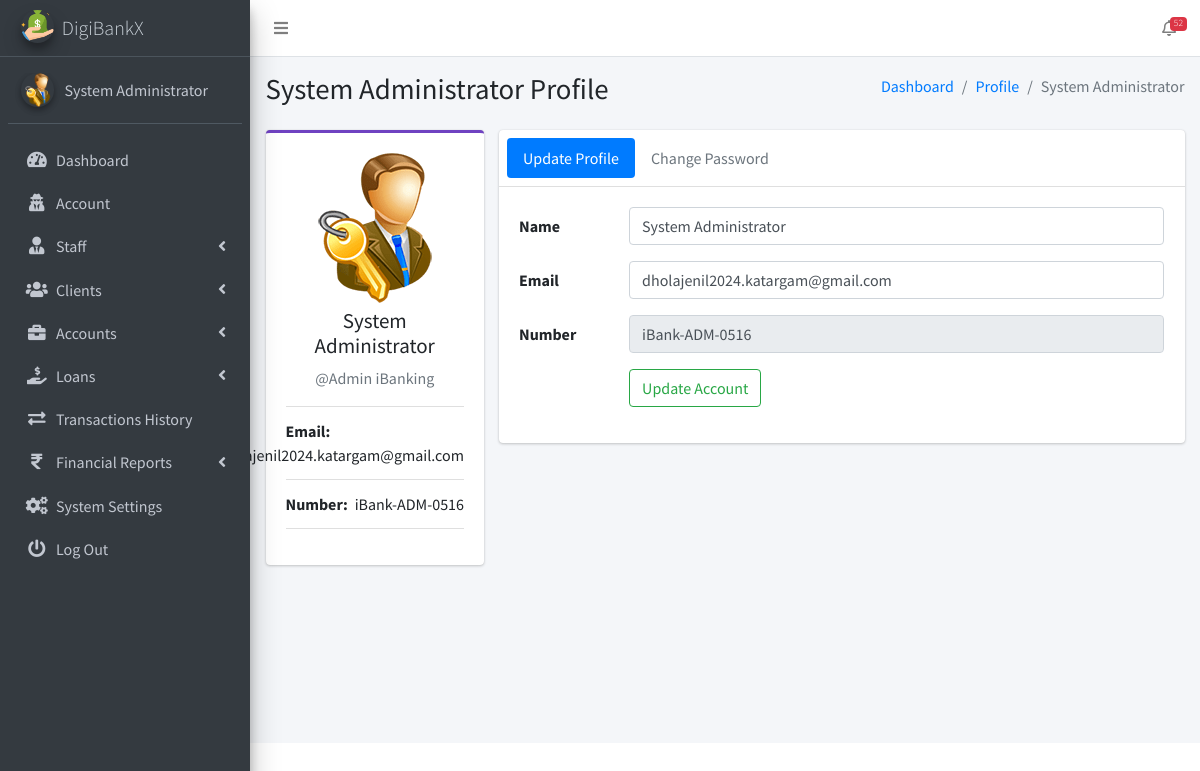
The app's page /admin/pages_account.php (signed in) with its own data.
### tables this page shows
CREATE TABLE `ib_systemsettings` (
  `id` int(20) NOT NULL,
  `sys_name` longtext NOT NULL,
  `sys_tagline` longtext NOT NULL,
  `sys_logo` varchar(200) NOT NULL,
  `is_active` tinyint(1) NOT NULL DEFAULT 1
);

CREATE TABLE `ib_admin` (
  `admin_id` int(11) NOT NULL,
  `name` varchar(200) NOT NULL,
  `email` varchar(200) NOT NULL,
  `number` varchar(200) NOT NULL,
  `password` varchar(200) NOT NULL,
  `profile_pic` varchar(200) NOT NULL,
  `is_active` tinyint(1) NOT NULL DEFAULT 1,
  `otp` varchar(6) DEFAULT NULL,
  `otp_expiry` datetime DEFAULT NULL
);

### admin/pages_account.php (the view, shortened to what this page needs)
<?php
include('conf/config.php');
?>
<!DOCTYPE html>
<html>
<?php include("dist/_partials/head.php"); ?>
<body class="hold-transition sidebar-mini layout-fixed layout-navbar-fixed">
    <div class="wrapper">
        <?php include("dist/_partials/nav.php"); ?>
        <?php include("dist/_partials/sidebar.php"); ?>
        <div class="content-wrapper">
            <?php
            $admin_id = $_SESSION['admin_id'];
            $ret = "SELECT * FROM  iB_admin  WHERE admin_id = ? ";
            $stmt = $mysqli->prepare($ret);
            $stmt->bind_param('i', $admin_id);
            $stmt->execute();
            $res = $stmt->get_result();
            while ($row = $res->fetch_object()) {
                if ($row->profile_pic == '') {
                    $profile_picture = "
                        <img class='img-fluid'
                        src='dist/img/user_icon.png'
                        alt='User profile picture'>
                        ";
                } else {
                    $profile_picture = "
                        <img class=' img-fluid'
                        src='dist/img/$row->profile_pic'
                        alt='User profile picture'>
                        ";
                }
            ?>
                <section class="content-header">
                    <div class="container-fluid">
                        <div class="row mb-2">
                            <div class="col-sm-6">
                                <h1><?php echo $row->name; ?> Profile</h1>
                            </div>
                            <div class="col-sm-6">
                                <ol class="breadcrumb float-sm-right">
                                    <li class="breadcrumb-item"><a href="pages_dashboard.php">Dashboard</a></li>
                                    <li class="breadcrumb-item"><a href="pages_account.php">Profile</a></li>
                                    <li class="breadcrumb-item active"><?php echo $row->name; ?></li>
                                </ol>
                            </div>
                        </div>
                    </div>
                </section>
                <section class="content">
                    <div class="container-fluid">
                        <div class="row">
                            <div class="col-md-3">
                                <div class="card card-purple card-outline">
                                    <div class="card-body box-profile">
                                        <div class="text-center">
                                            <?php echo $profile_picture; ?>
                                        </div>
                                        <h3 class="profile-username text-center"><?php echo $row->name; ?></h3>
                                        <p class="text-muted text-center">@Admin iBanking </p>
                                        <ul class="list-group list-group-unbordered mb-3">
                                            <li class="list-group-item">
                                                <b>Email: </b> <a class="float-right"><?php echo $row->email; ?></a>
                                            </li>
                                            <li class="list-group-item">
                                                <b>Number: </b> <a class="float-right"><?php echo $row->number; ?></a>
                                            </li>
                                        </ul>
                                    </div>
                                </div>
                            </div>
                            <div class="col-md-9">
                                <div class="card">
                                    <div class="card-header p-2">
                                        <ul class="nav nav-pills">
                                            <li class="nav-item"><a class="nav-link active" href="#update_Profile" data-toggle="tab">Update Profile</a></li>
                                            <li class="nav-item"><a class="nav-link" href="#Change_Password" data-toggle="tab">Change Password</a></li>
                                        </ul>
                                    </div>
                                    <div class="card-body">
                                        <div class="tab-content">
                                            <div class="tab-pane active" id="update_Profile">
                                                <form method="post" class="form-horizontal">
                                                    <div class="form-group row">
                                                        <label for="inputName" class="col-sm-2 col-form-label">Name</label>
                                                        <div class="col-sm-10">
                                                            <input type="text" name="name" required class="form-control" value="<?php echo $row->name; ?>" id="inputName">
                                                        </div>
                                                    </div>
                                                    <div class="form-group row">
                                                        <label for="inputEmail" class="col-sm-2 col-form-label">Email</label>
                                                        <div class="col-sm-10">
                                                            <input type="email" name="email" required value="<?php echo $row->email; ?>" class="form-control" id="inputEmail">
                                                        </div>
                                                    </div>
                                                    <div class="form-group row">
                                                        <label for="inputName2" class="col-sm-2 col-form-label">Number</label>
                                                        <div class="col-sm-10">
                                                            <input type="text" class="form-control" required readonly name="number" value="<?php echo $row->number; ?>" id="inputName2">
                                                        </div>
                                                    </div>
                                                    <div class="form-group row">
                                                        <div class="offset-sm-2 col-sm-10">
                                                            <button name="update_account" type="submit" class="btn btn-outline-success">Update Account</button>
                                                        </div>
                                                    </div>
                                                </form>
                                            </div>
                                        </div>
                                    </div>
                                </div>
                            </div>
                        </div>
                    </div>
                </section>
            <?php } ?>
        </div>
    </div>
</body>
</html>

### admin/dist/_partials/sidebar.php (shortened to what this page needs)
<aside class="main-sidebar sidebar-dark-primary elevation-4">
    <?php
    $admin_id = $_SESSION['admin_id'];
    $query = "SELECT * FROM iB_admin WHERE admin_id = ?";
    $stmt = $mysqli->prepare($query);
    $stmt->bind_param('i', $admin_id);
    $stmt->execute();
    $res = $stmt->get_result();
    while ($row = $res->fetch_object()) {
        $profile_picture = empty($row->profile_pic)
            ? "<img src='dist/img/user_icon.png' class='img-circle elevation-2' alt='User Image'>"
            : "<img src='dist/img/$row->profile_pic' class='img-circle elevation-2' alt='User Image'>";
        $sys_query = "SELECT * FROM iB_SystemSettings";
        $stmt = $mysqli->prepare($sys_query);
        $stmt->execute();
        $sys_res = $stmt->get_result();
        while ($sys = $sys_res->fetch_object()) {
            ?>
            <a href="pages_dashboard.php" class="brand-link text-light">
                <img src="dist/img/<?php echo $sys->sys_logo; ?>" alt="Logo" class="brand-image img-circle elevation-3">
                <span class="brand-text font-weight-light"><?php echo $sys->sys_name; ?></span>
            </a>
            <div class="sidebar">
                <div class="user-panel mt-3 pb-3 mb-3 d-flex">
                    <div class="image"><?php echo $profile_picture; ?></div>
                    <div class="info">
                        <a href="#" class="d-block"><?php echo $row->name; ?></a>
                    </div>
                </div>
                <nav class="mt-2">
                    <ul class="nav nav-pills nav-sidebar flex-column" data-widget="treeview" role="menu">
                        <li class="nav-item">
                            <a href="pages_dashboard.php" class="nav-link">
                                <i class="nav-icon fas fa-tachometer-alt"></i>
                                <p>Dashboard</p>
                            </a>
                        </li>
                        <li class="nav-item">
                            <a href="pages_account.php" class="nav-link">
                                <i class="nav-icon fas fa-user-secret"></i>
                                <p>Account</p>
                            </a>
                        </li>
                        <li class="nav-item has-treeview">
                            <a href="#" class="nav-link">
                                <i class="nav-icon fas fa-user-tie"></i>
                                <p>Staff <i class="fas fa-angle-left right"></i></p>
                            </a>
                        </li>
                        <li class="nav-item has-treeview">
                            <a href="#" class="nav-link">
                                <i class="nav-icon fas fa-users"></i>
                                <p>Clients <i class="fas fa-angle-left right"></i></p>
                            </a>
                        </li>
                        <li class="nav-item has-treeview">
                            <a href="#" class="nav-link">
                                <i class="nav-icon fas fa-briefcase"></i>
                                <p>Accounts <i class="fas fa-angle-left right"></i></p>
                            </a>
                        </li>
                        <li class="nav-item has-treeview">
                            <a href="#" class="nav-link">
                                <i class="nav-icon fas fa-hand-holding-usd"></i>
                                <p>
                                    Loans
                                    <i class="fas fa-angle-left right"></i>
                                </p>
                            </a>
                        </li>
                        <li class="nav-item">
                            <a href="pages_transactions_engine.php" class="nav-link">
                                <i class="nav-icon fas fa-exchange-alt"></i>
                                <p>Transactions History</p>
                            </a>
                        </li>
                        <li class="nav-item has-treeview">
                            <a href="#" class="nav-link">
                                <i class="nav-icon fas fa-rupee-sign"></i>
                                <p>Financial Reports <i class="fas fa-angle-left right"></i></p>
                            </a>
                        </li>
                        <li class="nav-item">
                            <a href="pages_system_settings.php" class="nav-link">
                                <i class="nav-icon fas fa-cogs"></i>
                                <p>System Settings</p>
                            </a>
                        </li>
                        <li class="nav-item">
                            <a href="pages_logout.php" class="nav-link">
                                <i class="nav-icon fas fa-power-off"></i>
                                <p>Log Out</p>
                            </a>
                        </li>
                    </ul>
                </nav>
            </div>
        </aside>
    <?php }
    } ?>

### records on screen
ib_admin: name "System Administrator", profile_pic (picture), email "dholajenil2024.katargam@gmail.com", number "iBank-ADM-0516"
ib_systemsettings: sys_logo (picture), sys_name "DigiBankX", ib_admin.profile_pic (picture)

### other values on screen
$ntf "52"
